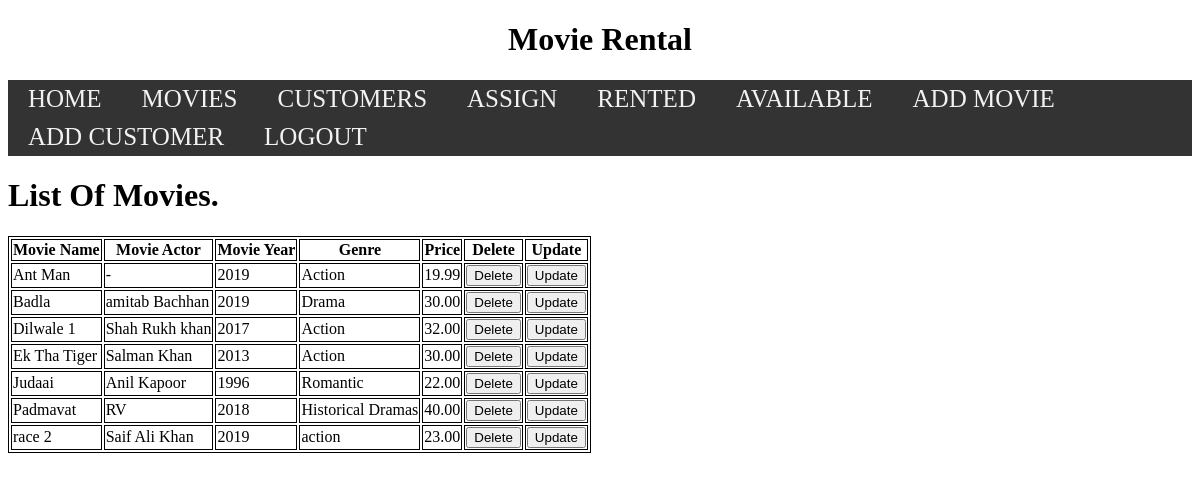
Page /movies/all/ (signed in) on the committed database.
### Movies/models.py (models this page shows, shortened)
class Movies(models.Model):
    name = models.CharField(max_length=30)
    actor = models.CharField(max_length=30)
    year = models.IntegerField()
    genre = models.CharField(max_length=30)
    price = models.DecimalField(max_digits=10, decimal_places=2)
    rented = models.ForeignKey('Customer.Customer',on_delete=models.SET_NULL,null=True,blank=True)

### Movies/views.py (the view)
# urls.py: path('movies/',include("Movies.urls")),
@login_required(login_url="homepage")
def movies(request, order_by='name'):
    moviename = Movies.objects.all().order_by(order_by)
    return render(request, "movies.html", {
        "moviename": moviename
    })

### Templates/movies.html (shortened to what this page needs)
{% extends 'index.html' %}
{% block body %}
<h1>List Of Movies.</h1>
<table>
            <tr>
                <th>Movie Name</th>
                <th>Movie Actor</th>
                <th>Movie Year</th>
                <th>Genre</th>
                <th>Price</th>
                <th>Delete</th>
                <th>Update</th>
            </tr>
            {% for m in moviename %}
            <tr>
                <td>{{m.name}}</td>
                <td>{{m.actor}}</td>
                <td>{{m.year}}</td>
                <td>{{m.genre}}</td>
                <td>{{m.price}}</td>
                <td><a href="{% url 'deleteMovie' m.id %}"><input type="submit" value="Delete"></a> </td>
                <td><a href="{% url 'updatemovie' m.id %}"><input type="submit" value="Update"></a> </td>
            </tr>
            {% endfor %}
</table>
{% endblock %}

### Templates/index.html (shortened to what this page needs)
<!DOCTYPE html>
<html lang="en">
<head>
    {% block head %}
    {% load static %}
    {% endblock %}
    <link rel="stylesheet" href="{% static 'css/styles.css' %}">
</head>
<body>
    <h1 align="center" style="color:black">
        Movie Rental
    </h1>
    <div class="main">
        <a href="{% url 'homepage'%}">HOME</a>
        <a href="{% url 'movies' %}">MOVIES</a>
        <a href="{% url 'customer' %}">CUSTOMERS</a>
        <a href="{% url 'assign'%}">ASSIGN</a>
        <a href="{% url 'rentedmovie'%}">RENTED</a>
        <a href="{% url 'availablemovie'%}">AVAILABLE</a>
        <a href="{% url 'addmovie'%}">ADD MOVIE</a>
        <a href="{% url 'addCustomer'%}">ADD CUSTOMER</a>
        <a href="{% url 'Logout' %}">LOGOUT</a>
    </div>
    {% block body %}
    {% endblock %}
</body>
</html>

### Static/css/styles.css (style rules this page uses)
.main { overflow: hidden; background-color: #333; }
.main a { float: left; color: #f2f2f2; text-align: center; padding: 5px 20px; text-decoration: none; font-size: 25px; }

### Templates/movies.html (style rules this page uses)
table,th,td,tr { border: 1px solid black; }

### rows in the picture
Movies: name "Ant Man", actor "-", year "2019", genre "Action", price "19.99"
Movies: name "Badla", actor "amitab Bachhan", year "2019", genre "Drama", price "30.00"
Movies: name "Dilwale 1", actor "Shah Rukh khan", year "2017", genre "Action", price "32.00"
Movies: name "Ek Tha Tiger", actor "Salman Khan", year "2013", genre "Action", price "30.00"
Movies: name "Judaai", actor "Anil Kapoor", year "1996", genre "Romantic", price "22.00"
Movies: name "Padmavat", actor "RV", year "2018", genre "Historical Dramas", price "40.00"
Movies: name "race 2", actor "Saif Ali Khan", year "2019", genre "action", price "23.00"
